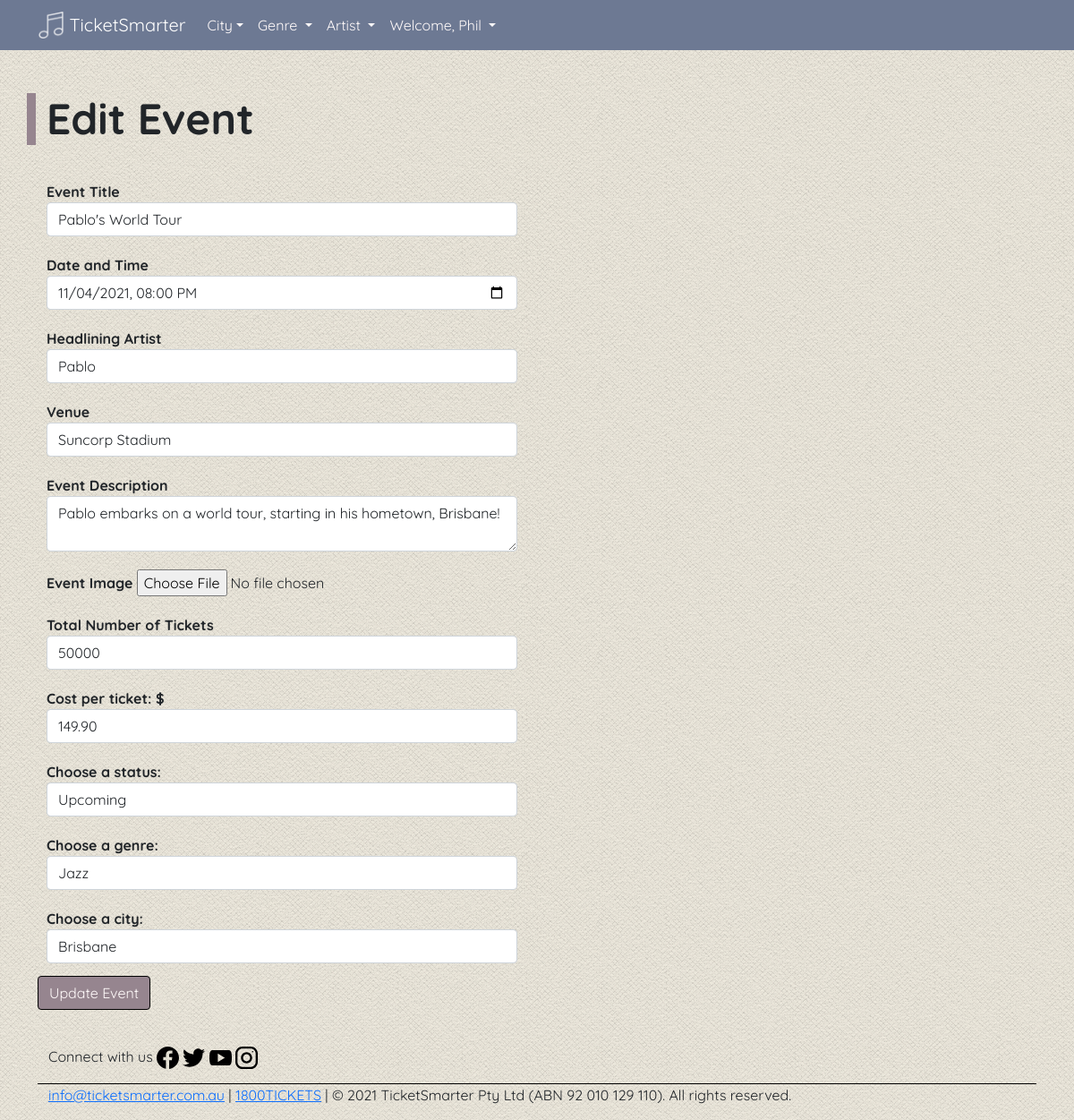
The app's page /events/18/update (signed in) with its own data.
### bookings/models.py (models this page shows, shortened)
class User(UserMixin, db.Model):
    __tablename__ = 'users'  # good practice to specify table name
    id = db.Column(db.Integer, primary_key=True, nullable=False)
    name = db.Column(db.String(100), index=True, unique=True, nullable=False)
    emailid = db.Column(db.String(100), index=True, nullable=False)
    password_hash = db.Column(db.String(255), nullable=False)
    phone = db.Column(db.String(15), nullable=False)
    address = db.Column(db.String(500), nullable=False)
    comments = db.relationship('Comment', backref='user')
    created_events = db.relationship('Event', backref='user', viewonly=True)
    created_bookings = db.relationship('Booking', backref='user')

class Event(db.Model):
    __tablename__ = 'events'
    id = db.Column(db.Integer, primary_key=True, nullable=False)
    title = db.Column(db.String(100), index=True, unique=True, nullable=False)
    date = db.Column(db.DateTime, nullable=False)
    headliner = db.Column(db.String(80), index=True, nullable=False)
    venue = db.Column(db.String(80), nullable=False)
    description = db.Column(db.String(2000), nullable=False)
    image = db.Column(db.String(400), default='/static/images/live.jpg')
    total_tickets = db.Column(db.Integer, nullable=False)
    tickets_booked = db.Column(db.Integer, default=0, nullable=False)
    tickets_remaining = db.Column(db.Integer, nullable=False)
    price = db.Column(db.Float, nullable=False)
    event_status = db.Column(db.Enum(EventStatus))
    event_genre = db.Column(db.Enum(EventGenre))
    event_city = db.Column(db.Enum(EventCity))
    created_on = db.Column(db.DateTime, default=datetime.now())
    comments = db.relationship('Comment', backref='event')
    users = db.relationship('User', backref='event')
    booking = db.relationship('Booking', backref='event', viewonly=True)
    user_id = db.Column(db.Integer, db.ForeignKey('users.id'), nullable=False)

### bookings/events.py (the view, shortened to what this page needs)
@eventbp.route('/<id>/update', methods=['GET', 'POST'])
@login_required
def update_event(id):
    event = Event.query.get(id)
    form = EditEventForm(
        title=event.title,
        date=event.date,
        headliner=event.headliner,
        venue=event.venue,
        desc=event.description,
        total_tickets=event.total_tickets,
        price=event.price,
        event_status=event.event_status,
        event_genre=event.event_genre.name.title(),
        event_city=event.event_city.name.title())
    if current_user.id != event.user_id:
        flash("You can only edit your own events!", 'danger')
        return redirect(url_for('main.my_events'))
    return render_template('events/create_event.html', event_form=form, event=event, heading='Edit Event')

### bookings/templates/events/create_event.html
{% extends 'base.html' %}
{% import "bootstrap/wtf.html" as wtf %}
{% block content %}
<br>
<div id='page-container' class='container'>
    <div class="row">
        <br>
        <h1 class="display-5 fw-bold">{{heading}}</h1>
        <div class='col-xs-12 col-lg-6'>
            {{wtf.quick_form(event_form)}}
        </div>
    </div>
</div>
{% endblock %}

### bookings/templates/base.html (shortened to what this page needs)
<!doctype html>
<html lang='en'>
<head>
    <link href="https://cdn.jsdelivr.net/npm/bootstrap@5.1.1/dist/css/bootstrap.min.css" rel="stylesheet"
>
    <link rel='stylesheet' href='{{url_for("static", filename="css/style.css")}}' />
</head>
<body>
    <header>
        <nav class='navbar navbar-expand-lg navbar-dark'>
            <div class='container'>
                <a class='navbar-brand' href='/'><img src='{{url_for("static", filename="images/icon.png")}}' width='30'
                        height='30' class='d-inline-block align-top' alt=''> TicketSmarter</a>
                <div class='collapse navbar-collapse in' id='navbarSupportedContent'>
                    <ul class='navbar-nav me-auto mb-2 mb-lg-0'>
                        <li class='nav-item dropdown'>
                            <a class='nav-link dropdown-toggle' href='#' id='navbarDropdown' role='button'
                                data-bs-toggle='dropdown' aria-expanded='false'>City</a>
                        </li>
                        <li class='nav-item dropdown'>
                            <a class='nav-link dropdown-toggle' href='#' id='navbarDropdown' role='button'
                                data-bs-toggle='dropdown' aria-expanded='false'>
                                Genre
                            </a>
                        </li>
                        <li class='nav-item dropdown'>
                            <a class='nav-link dropdown-toggle' href='#' id='navbarDropdown' role='button'
                                data-bs-toggle='dropdown' aria-expanded='false'>
                                Artist
                            </a>
                        </li>
                        <li class='nav-item dropdown'>
                            <a class='nav-link dropdown-toggle' href='{{url_for("auth.login")}}' id='navbarDropdown'
                                role='button' data-bs-toggle='dropdown' aria-expanded='false'>
                                {% if username|lower == 'guest' %}
                                Sign In
                                {% else %}
                                Welcome, {{ username }}
                                {% endif %}
                            </a>
                        </li>
                    </ul>
                </div>
            </div>
        </nav>
    </header>
    <main>
        <br>
        {% block content %}
        {% endblock %}
    </main>
    <footer>
        <div class="container">
            <div id="footer">
                <div class="container footer navbar-fixed-bottom">
                    <div class='row'>
                        <div class='col border-bottom'>
                            <p>
                                Connect with us
                                <a target="" title="Facebook">
                                    <img src="{{url_for('static', filename='images/facebook.svg')}}" alt="Facebook"
                                        height="25" width="25" />
                                </a>
                                <a target="" title="Twitter">
                                    <img src="{{url_for('static', filename='images/twitter.svg')}}" alt="Twitter"
                                        height="25" width="25" />
                                </a>
                                <a target="" title="Youtube">
                                    <img src="{{url_for('static', filename='images/youtube.svg')}}" alt="Youtube"
                                        height="25" width="25">
                                </a>
                                <a target="" title="Instagram">
                                    <img src="{{url_for('static', filename='images/instagram.svg')}}" alt="Instagram"
                                        height="25" width="25" />
                                </a>
                            </p>
                        </div>
                        <div class='row'>
                            <p><a href='mailto:info@ticketsmarter.com.au'>info@ticketsmarter.com.au</a> | <a
                                    href='tel:18008425387'>1800TICKETS</a> | &copy; 2021 TicketSmarter Pty Ltd (ABN 92
                                010 129 110). All rights reserved.</p>
                        </div>
                    </div>
                </div>
            </div>
    </footer>
</body>
</html>

### bookings/static/css/style.css (style rules this page uses)
html, body { font-family: "Quicksand", sans-serif; }
body { background-image: url("/static/images/bkgnd.png"); }
main { padding-bottom: 40px; }
h1 { font-weight: 900; border-left: 10px solid #96858f; padding-left: 10px; margin-bottom: 30px; }
.btn { background-color: #6d7993; border-color: #000000; color: #fffafa; margin-top: 0.25rem; background-color: #96858f; }
.control-label { font-weight: 800; }
.navbar { background-color: #6d7993; color: #000000; }
.nav-link { color: #fffafa !important; }
.border-bottom { border-bottom: 1px solid #000000 !important; }
.form-group { margin: auto; padding: 10px; }
#page-container { min-height: 70vh; }

### records on screen
User: name "Phil"
Event: title "Pablo's World Tour", date "11/04/2021 20:00", headliner "Pablo", venue "Suncorp Stadium", total_tickets "50000", price "149.90", event_status "Upcoming", event_genre "Jazz", event_city "Brisbane"

### other values on screen
{{ heading }} "Edit Event"
